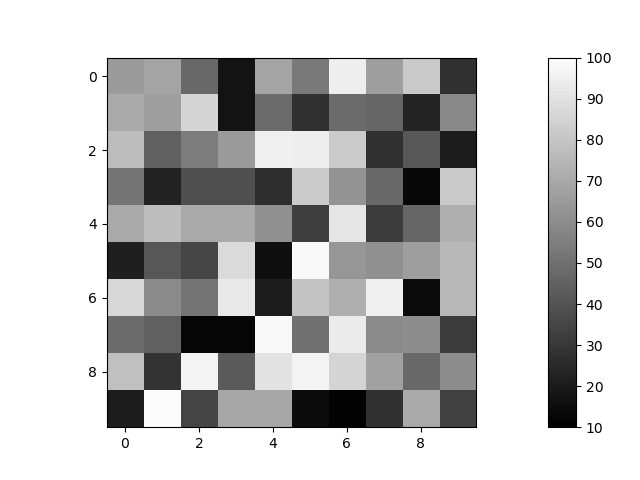

Write the Python code that produced this figure.
import numpy as np
import matplotlib
matplotlib.use('Agg')
import matplotlib.pyplot as plt
import matplotlib.colors as mcolors

fig, (ax, cax) = plt.subplots(1, 2, gridspec_kw={'width_ratios': [15, 1]})

lo = 10
hi = 100
data = np.random.uniform(lo, hi, (10, 10))

lo_n, hi_n = lo / 65535.0, hi / 65535.0
cmap = mcolors.LinearSegmentedColormap.from_list(
    'raster', [(0.0, 'black'), (lo_n, 'black'), (hi_n, 'white'), (1.0, 'white')], N=65536
)

norm = mcolors.Normalize(vmin=0, vmax=65535)
im = ax.imshow(data, cmap=cmap, norm=norm, interpolation='nearest', aspect='equal')
cb = fig.colorbar(im, cax=cax)

cax.set_ylim(lo, hi)
fig.savefig('test_cb.png')
